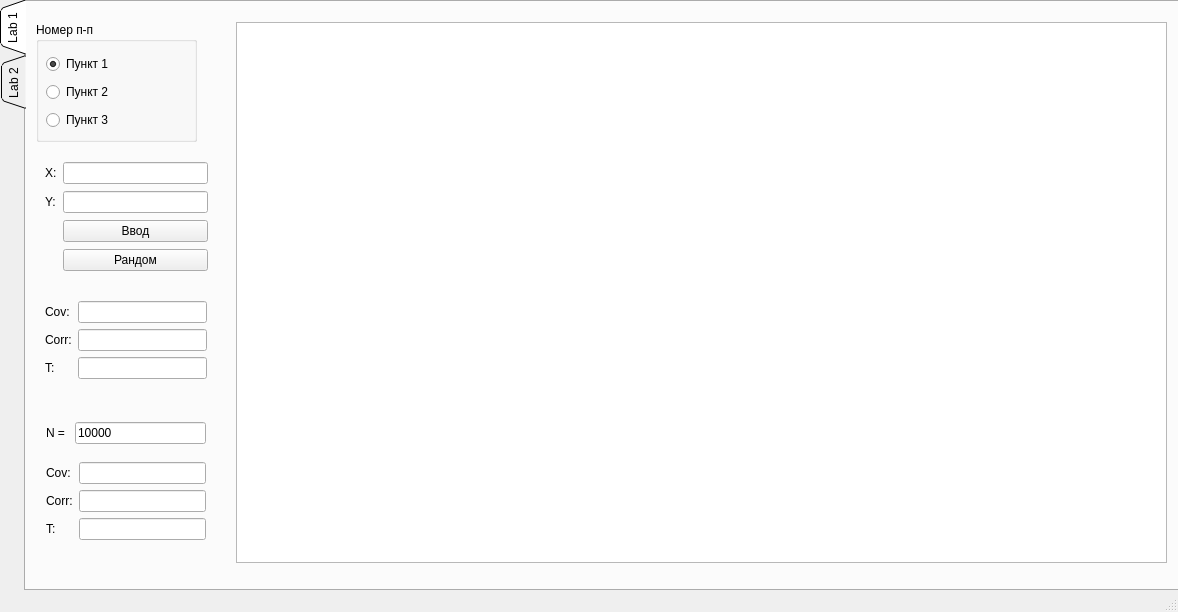
<?xml version="1.0" encoding="UTF-8"?>
<ui version="4.0">
 <class>MainWindow</class>
 <widget class="QMainWindow" name="MainWindow">
  <property name="geometry">
   <rect>
    <x>0</x>
    <y>0</y>
    <width>1178</width>
    <height>612</height>
   </rect>
  </property>
  <property name="windowTitle">
   <string>Unified Labs GUI</string>
  </property>
  <widget class="QWidget" name="centralwidget">
   <widget class="QTabWidget" name="tabWidget">
    <property name="geometry">
     <rect>
      <x>0</x>
      <y>0</y>
      <width>1191</width>
      <height>591</height>
     </rect>
    </property>
    <property name="tabPosition">
     <enum>QTabWidget::West</enum>
    </property>
    <property name="tabShape">
     <enum>QTabWidget::Triangular</enum>
    </property>
    <property name="currentIndex">
     <number>0</number>
    </property>
    <property name="iconSize">
     <size>
      <width>12</width>
      <height>12</height>
     </size>
    </property>
    <property name="elideMode">
     <enum>Qt::ElideNone</enum>
    </property>
    <property name="tabBarAutoHide">
     <bool>false</bool>
    </property>
    <widget class="QWidget" name="tab_lab1">
     <attribute name="title">
      <string>Lab 1</string>
     </attribute>
     <widget class="QStackedWidget" name="stackedWidget_Input">
      <property name="geometry">
       <rect>
        <x>10</x>
        <y>150</y>
        <width>181</width>
        <height>132</height>
       </rect>
      </property>
      <property name="currentIndex">
       <number>0</number>
      </property>
      <widget class="QWidget" name="gridStackedWidgetPage1">
       <layout class="QGridLayout" name="gridLayout_2">
        <item row="0" column="0">
         <widget class="QLabel" name="label_2">
          <property name="text">
           <string>X:</string>
          </property>
         </widget>
        </item>
        <item row="0" column="1">
         <widget class="QLineEdit" name="lineEdit_p1_x"/>
        </item>
        <item row="1" column="0">
         <widget class="QLabel" name="label">
          <property name="text">
           <string>Y:</string>
          </property>
         </widget>
        </item>
        <item row="1" column="1">
         <widget class="QLineEdit" name="lineEdit_p1_y"/>
        </item>
        <item row="2" column="1">
         <widget class="QPushButton" name="pushButton">
          <property name="text">
           <string>Ввод</string>
          </property>
         </widget>
        </item>
        <item row="3" column="1">
         <widget class="QPushButton" name="pushButton_2">
          <property name="text">
           <string>Рандом</string>
          </property>
         </widget>
        </item>
       </layout>
      </widget>
      <widget class="QWidget" name="page_6">
       <layout class="QGridLayout" name="gridLayout_3">
        <item row="0" column="0">
         <widget class="QLabel" name="label_7">
          <property name="text">
           <string>X:</string>
          </property>
         </widget>
        </item>
        <item row="0" column="1">
         <widget class="QLineEdit" name="lineEdit_p2_x"/>
        </item>
        <item row="1" column="0">
         <widget class="QLabel" name="label_6">
          <property name="text">
           <string>Y:</string>
          </property>
         </widget>
        </item>
        <item row="1" column="1">
         <widget class="QLineEdit" name="lineEdit_p2_y">
          <property name="readOnly">
           <bool>true</bool>
          </property>
         </widget>
        </item>
        <item row="2" column="1">
         <widget class="QPushButton" name="pushButton_p2_input">
          <property name="text">
           <string>Ввод</string>
          </property>
         </widget>
        </item>
        <item row="3" column="1">
         <widget class="QPushButton" name="pushButton_p2_rand">
          <property name="text">
           <string>Рандом</string>
          </property>
         </widget>
        </item>
       </layout>
      </widget>
      <widget class="QWidget" name="page">
       <layout class="QGridLayout" name="gridLayout">
        <item row="0" column="0">
         <widget class="QLabel" name="label_9">
          <property name="text">
           <string>X:</string>
          </property>
         </widget>
        </item>
        <item row="0" column="1">
         <widget class="QLineEdit" name="lineEdit_p3_x"/>
        </item>
        <item row="1" column="0">
         <widget class="QLabel" name="label_8">
          <property name="text">
           <string>Z:</string>
          </property>
         </widget>
        </item>
        <item row="1" column="1">
         <widget class="QLineEdit" name="lineEdit_p3_z"/>
        </item>
        <item row="2" column="1">
         <widget class="QPushButton" name="pushButton_p3_input">
          <property name="text">
           <string>Ввод</string>
          </property>
         </widget>
        </item>
        <item row="3" column="1">
         <widget class="QPushButton" name="pushButton_p3_rand">
          <property name="text">
           <string>Рандом</string>
          </property>
         </widget>
        </item>
       </layout>
      </widget>
     </widget>
     <widget class="QStackedWidget" name="stackedWidget_Output">
      <property name="geometry">
       <rect>
        <x>10</x>
        <y>290</y>
        <width>180</width>
        <height>102</height>
       </rect>
      </property>
      <property name="currentIndex">
       <number>0</number>
      </property>
      <widget class="QWidget" name="formStackedWidgetPage1">
       <layout class="QFormLayout" name="formLayout">
        <property name="labelAlignment">
         <set>Qt::AlignJustify|Qt::AlignVCenter</set>
        </property>
        <item row="3" column="0">
         <widget class="QLabel" name="label_4">
          <property name="text">
           <string>Corr:</string>
          </property>
         </widget>
        </item>
        <item row="3" column="1">
         <widget class="QLineEdit" name="corr_lineEdit">
          <property name="readOnly">
           <bool>true</bool>
          </property>
         </widget>
        </item>
        <item row="4" column="0">
         <widget class="QLabel" name="label_5">
          <property name="text">
           <string>T:</string>
          </property>
         </widget>
        </item>
        <item row="4" column="1">
         <widget class="QLineEdit" name="T_lineEdit">
          <property name="readOnly">
           <bool>true</bool>
          </property>
         </widget>
        </item>
        <item row="1" column="1">
         <widget class="QLineEdit" name="cov_lineEdit">
          <property name="readOnly">
           <bool>true</bool>
          </property>
         </widget>
        </item>
        <item row="1" column="0">
         <widget class="QLabel" name="label_3">
          <property name="text">
           <string>Cov:</string>
          </property>
          <property name="alignment">
           <set>Qt::AlignLeading|Qt::AlignLeft|Qt::AlignVCenter</set>
          </property>
         </widget>
        </item>
       </layout>
      </widget>
      <widget class="QWidget" name="page_4">
       <layout class="QFormLayout" name="formLayout_2">
        <property name="labelAlignment">
         <set>Qt::AlignJustify|Qt::AlignVCenter</set>
        </property>
        <item row="0" column="0">
         <widget class="QLabel" name="label_12">
          <property name="text">
           <string>Cov:</string>
          </property>
          <property name="alignment">
           <set>Qt::AlignLeading|Qt::AlignLeft|Qt::AlignVCenter</set>
          </property>
         </widget>
        </item>
        <item row="0" column="1">
         <widget class="QLineEdit" name="cov_lineEdit_2">
          <property name="readOnly">
           <bool>true</bool>
          </property>
         </widget>
        </item>
        <item row="1" column="0">
         <widget class="QLabel" name="label_10">
          <property name="text">
           <string>Corr:</string>
          </property>
         </widget>
        </item>
        <item row="1" column="1">
         <widget class="QLineEdit" name="corr_lineEdit_2">
          <property name="readOnly">
           <bool>true</bool>
          </property>
         </widget>
        </item>
        <item row="2" column="0">
         <widget class="QLabel" name="label_11">
          <property name="text">
           <string>T:</string>
          </property>
         </widget>
        </item>
        <item row="2" column="1">
         <widget class="QLineEdit" name="T_lineEdit_2">
          <property name="readOnly">
           <bool>true</bool>
          </property>
         </widget>
        </item>
       </layout>
      </widget>
      <widget class="QWidget" name="page_5">
       <layout class="QFormLayout" name="formLayout_3">
        <property name="labelAlignment">
         <set>Qt::AlignJustify|Qt::AlignVCenter</set>
        </property>
        <item row="0" column="0">
         <widget class="QLabel" name="label_15">
          <property name="text">
           <string>Cov:</string>
          </property>
          <property name="alignment">
           <set>Qt::AlignLeading|Qt::AlignLeft|Qt::AlignVCenter</set>
          </property>
         </widget>
        </item>
        <item row="0" column="1">
         <widget class="QLineEdit" name="cov_lineEdit_3">
          <property name="readOnly">
           <bool>true</bool>
          </property>
         </widget>
        </item>
        <item row="1" column="0">
         <widget class="QLabel" name="label_13">
          <property name="text">
           <string>Corr:</string>
          </property>
         </widget>
        </item>
        <item row="1" column="1">
         <widget class="QLineEdit" name="corr_lineEdit_3">
          <property name="readOnly">
           <bool>true</bool>
          </property>
         </widget>
        </item>
        <item row="2" column="0">
         <widget class="QLabel" name="label_14">
          <property name="text">
           <string>T:</string>
          </property>
         </widget>
        </item>
        <item row="2" column="1">
         <widget class="QLineEdit" name="T_lineEdit_3">
          <property name="readOnly">
           <bool>true</bool>
          </property>
         </widget>
        </item>
       </layout>
      </widget>
     </widget>
     <widget class="QGroupBox" name="groupBox">
      <property name="geometry">
       <rect>
        <x>10</x>
        <y>20</y>
        <width>161</width>
        <height>120</height>
       </rect>
      </property>
      <property name="title">
       <string>Номер п-п</string>
      </property>
      <widget class="QWidget" name="verticalLayoutWidget">
       <property name="geometry">
        <rect>
         <x>10</x>
         <y>30</y>
         <width>131</width>
         <height>83</height>
        </rect>
       </property>
       <layout class="QVBoxLayout" name="verticalLayout">
        <item>
         <widget class="QRadioButton" name="radioButton">
          <property name="text">
           <string>Пункт 1</string>
          </property>
          <property name="checked">
           <bool>true</bool>
          </property>
         </widget>
        </item>
        <item>
         <widget class="QRadioButton" name="radioButton_2">
          <property name="text">
           <string>Пункт 2</string>
          </property>
         </widget>
        </item>
        <item>
         <widget class="QRadioButton" name="radioButton_3">
          <property name="text">
           <string>Пункт 3</string>
          </property>
         </widget>
        </item>
       </layout>
      </widget>
     </widget>
     <widget class="QStackedWidget" name="stackedWidget_Graphic">
      <property name="geometry">
       <rect>
        <x>200</x>
        <y>10</y>
        <width>941</width>
        <height>551</height>
       </rect>
      </property>
      <property name="currentIndex">
       <number>0</number>
      </property>
      <widget class="QWidget" name="page_2">
       <widget class="QGraphicsView" name="graphicsView">
        <property name="geometry">
         <rect>
          <x>10</x>
          <y>10</y>
          <width>931</width>
          <height>541</height>
         </rect>
        </property>
       </widget>
      </widget>
      <widget class="QWidget" name="page_7">
       <widget class="QGraphicsView" name="graphicsView_2">
        <property name="geometry">
         <rect>
          <x>10</x>
          <y>10</y>
          <width>931</width>
          <height>541</height>
         </rect>
        </property>
       </widget>
      </widget>
      <widget class="QWidget" name="page_3">
       <widget class="QGraphicsView" name="graphicsView_3">
        <property name="geometry">
         <rect>
          <x>10</x>
          <y>10</y>
          <width>931</width>
          <height>541</height>
         </rect>
        </property>
       </widget>
      </widget>
     </widget>
     <widget class="QWidget" name="formLayoutWidget">
      <property name="geometry">
       <rect>
        <x>20</x>
        <y>420</y>
        <width>160</width>
        <height>31</height>
       </rect>
      </property>
      <layout class="QFormLayout" name="formLayout_4">
       <item row="0" column="0">
        <widget class="QLabel" name="label_16">
         <property name="text">
          <string>N = </string>
         </property>
        </widget>
       </item>
       <item row="0" column="1">
        <widget class="QLineEdit" name="entries_LineEdit">
         <property name="text">
          <string>10000</string>
         </property>
        </widget>
       </item>
      </layout>
     </widget>
     <widget class="QWidget" name="formLayoutWidget_2">
      <property name="geometry">
       <rect>
        <x>20</x>
        <y>460</y>
        <width>160</width>
        <height>89</height>
       </rect>
      </property>
      <layout class="QFormLayout" name="formLayout_5">
       <item row="0" column="0">
        <widget class="QLabel" name="label_17">
         <property name="text">
          <string>Cov:</string>
         </property>
        </widget>
       </item>
       <item row="1" column="0">
        <widget class="QLabel" name="label_18">
         <property name="text">
          <string>Corr:</string>
         </property>
        </widget>
       </item>
       <item row="2" column="0">
        <widget class="QLabel" name="label_19">
         <property name="text">
          <string>T:</string>
         </property>
        </widget>
       </item>
       <item row="0" column="1">
        <widget class="QLineEdit" name="cov_manual_lineEdit">
         <property name="readOnly">
          <bool>true</bool>
         </property>
        </widget>
       </item>
       <item row="1" column="1">
        <widget class="QLineEdit" name="corr_manual_lineEdit">
         <property name="readOnly">
          <bool>true</bool>
         </property>
        </widget>
       </item>
       <item row="2" column="1">
        <widget class="QLineEdit" name="T_manual_lineEdit">
         <property name="readOnly">
          <bool>true</bool>
         </property>
        </widget>
       </item>
      </layout>
     </widget>
    </widget>
    <widget class="QWidget" name="tab_lab2">
     <attribute name="title">
      <string>Lab 2</string>
     </attribute>
    </widget>
   </widget>
  </widget>
  <widget class="QStatusBar" name="statusbar"/>
  <action name="actionOpenLab1">
   <property name="checkable">
    <bool>true</bool>
   </property>
   <property name="text">
    <string>OpenLab1</string>
   </property>
   <property name="toolTip">
    <string>&lt;html&gt;&lt;head/&gt;&lt;body&gt;&lt;p&gt;Открывает интерфейс для первой лабы&lt;/p&gt;&lt;/body&gt;&lt;/html&gt;</string>
   </property>
  </action>
 </widget>
 <tabstops>
  <tabstop>lineEdit_p1_x</tabstop>
  <tabstop>lineEdit_p1_y</tabstop>
  <tabstop>corr_lineEdit</tabstop>
  <tabstop>T_lineEdit</tabstop>
  <tabstop>tabWidget</tabstop>
  <tabstop>pushButton</tabstop>
  <tabstop>pushButton_2</tabstop>
  <tabstop>radioButton</tabstop>
  <tabstop>radioButton_3</tabstop>
  <tabstop>radioButton_2</tabstop>
 </tabstops>
 <resources/>
 <connections/>
</ui>
